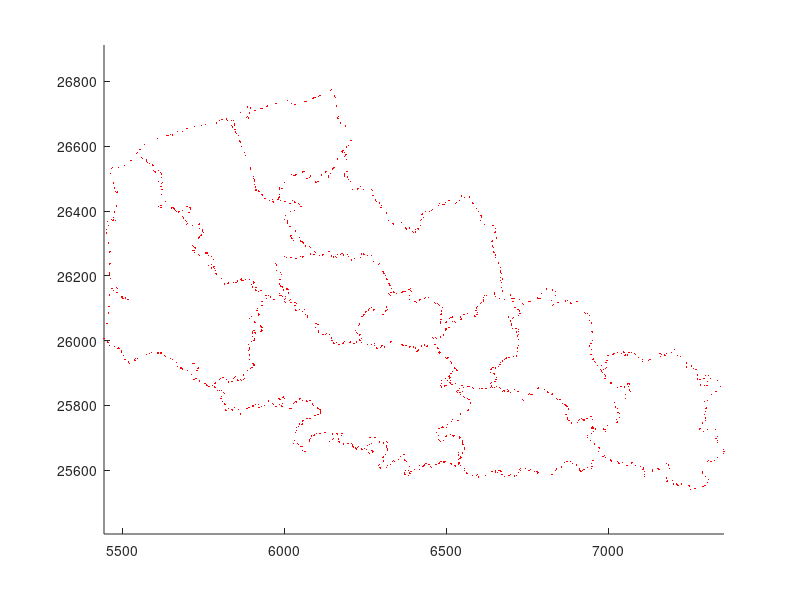

Reproduce this figure in MATLAB.
SS11=[
6178.72		26584.54	
6180.21		26581.03	
6187.69		26580.05	
6191.03		26573.67	
6189.14		26570.36	
6185.90		26568.33	
6164.83		26560.39	
6153.46		26534.34	
6150.80		26531.87	
6148.05		26529.11	
6144.41		26514.55	
6137.31		26505.26	
6135.85		26508.82	
6129.20		26522.60	
6126.57		26520.08	
6115.50		26511.29	
6106.94		26491.33	
6103.73		26491.03	
6098.27		26487.73	
6096.64		26491.33	
6082.54		26510.18	
6081.58		26507.92	
6080.48		26505.72	
6078.28		26502.46	
6070.94		26500.64	
6061.49		26522.21	
6057.92		26520.51	
6039.44		26513.69	
6036.33		26511.62	
6033.38		26509.33	
6029.81		26510.87	
6022.33		26512.70	
5996.64		26495.51	
6000.08		26488.46	
5993.52		26474.21	
5994.24		26470.34	
5991.34		26470.63	
5985.57		26471.39	
5986.11		26468.02	
5986.22		26451.45	
5985.82		26446.02	
5986.27		26443.28	
5983.27		26440.96	
5983.11		26437.17	
5980.64		26434.77	
5966.12		26425.84	
5965.91		26429.48	
5965.45		26436.75	
5955.59		26432.77	
5942.27		26438.12	
5939.60		26439.91	
5933.75		26447.59	
5931.70		26450.40	
5922.43		26460.22	
5919.57		26462.51	
5913.05		26463.27	
5912.74		26466.66	
5911.60		26473.29	
5912.53		26476.66	
5908.93		26482.61	
5909.70		26492.84	
5907.99		26496.38	
5905.49		26499.40	
5906.19		26506.95	
5896.70		26527.29	
5896.86		26531.13	
5895.76		26534.78	
5880.44		26572.50	
5879.47		26576.08	
5878.80		26579.73	
5869.49		26599.43	
5865.43		26613.43	
5862.83		26616.07	
5858.53		26633.50	
5853.16		26638.31	
5851.15		26641.38	
5849.43		26644.44	
5848.73		26651.39	
5840.02		26657.06	
5840.87		26660.67	
5838.14		26663.51	
5825.95		26678.66	
5810.84		26682.07	
5822.01		26684.14	
5836.14		26680.51	
5845.71		26668.77	
5847.93		26665.69	
5842.63		26680.34	
5866.34		26704.64	
5886.38		26691.94	
5883.47		26689.45	
5889.82		26687.21	
5892.92		26702.37	
5897.70		26708.57	
5897.00		26716.10	
5886.51		26721.24	
5897.35		26720.48	
5909.96		26710.72	
5928.59		26716.08	
5932.28		26717.57	
5945.69		26723.08	
5949.18		26724.09	
5972.16		26730.52	
5976.04		26731.40	
6009.78		26741.69	
6021.87		26731.93	
6033.33		26729.17	
6063.72		26737.24	
6067.37		26738.72	
6088.16		26747.39	
6091.68		26748.69	
6093.92		26749.35	
6096.14		26750.05	
6107.11		26754.71	
6110.77		26756.26	
6144.00		26772.57	
6147.22		26774.41	
6155.23		26756.54	
6156.54		26752.85	
6158.14		26749.27	
6161.45		26726.08	
6162.10		26722.33	
6168.17		26692.50	
6166.05		26689.34	
6165.87		26685.68	
6173.05		26672.07	
6190.07		26662.45	
6206.59		26618.36	
6198.24		26602.50	
6192.06		26597.89	
6182.06		26586.40	
6178.72		26584.54	
6569.28		25788.41	
6568.33		25784.96	
6565.06		25783.37	
6545.58		25774.35	
6545.64		25770.65	
6539.21		25753.77	
6535.99		25752.87	
6519.63		25755.83	
6517.84		25749.22	
6503.80		25740.01	
6502.88		25736.67	
6500.67		25730.91	
6493.78		25730.24	
6490.96		25731.26	
6488.67		25733.20	
6485.65		25731.74	
6480.59		25727.53	
6477.65		25729.15	
6471.30		25715.72	
6476.87		25706.64	
6475.64		25695.65	
6480.91		25690.71	
6482.94		25687.58	
6492.94		25691.66	
6500.11		25704.26	
6501.68		25707.55	
6512.49		25709.68	
6519.91		25707.54	
6523.37		25705.69	
6526.98		25708.04	
6540.53		25702.61	
6543.95		25701.18	
6542.28		25697.97	
6549.63		25690.20	
6550.05		25686.60	
6551.02		25682.88	
6550.35		25679.09	
6553.94		25679.29	
6556.53		25669.04	
6557.26		25665.51	
6549.98		25652.72	
6539.30		25653.96	
6538.52		25646.59	
6543.75		25641.59	
6546.08		25638.72	
6542.94		25636.93	
6537.33		25633.95	
6537.45		25624.06	
6540.61		25622.30	
6538.53		25619.12	
6529.39		25612.79	
6527.31		25615.51	
6517.72		25618.85	
6514.57		25620.54	
6497.65		25626.07	
6494.67		25625.26	
6493.74		25622.32	
6491.58		25625.31	
6484.42		25626.58	
6480.77		25622.72	
6477.81		25620.89	
6471.50		25617.97	
6467.86		25616.70	
6455.57		25607.76	
6453.38		25610.33	
6448.51		25617.48	
6445.55		25618.56	
6439.60		25620.63	
6435.79		25620.24	
6432.89		25617.73	
6431.97		25614.23	
6429.23		25611.87	
6426.27		25610.50	
6418.67		25615.53	
6416.51		25600.97	
6401.54		25601.99	
6391.92		25595.96	
6386.96		25591.24	
6389.01		25588.50	
6383.73		25584.62	
6373.09		25587.35	
6372.39		25590.11	
6370.67		25593.54	
6375.56		25598.60	
6382.75		25600.07	
6387.28		25610.44	
6378.81		25627.87	
6375.97		25628.65	
6373.05		25629.02	
6371.75		25632.67	
6372.00		25647.95	
6368.25		25648.03	
6359.42		25641.21	
6354.77		25631.33	
6352.22		25634.06	
6339.92		25627.56	
6337.54		25630.43	
6335.42		25627.35	
6329.37		25617.91	
6328.52		25616.56	
6318.78		25614.61	
6315.10		25608.40	
6298.22		25605.55	
6295.83		25608.43	
6291.11		25614.07	
6293.63		25616.45	
6306.39		25628.18	
6305.15		25631.32	
6304.29		25637.95	
6306.79		25640.69	
6313.96		25648.97	
6319.17		25662.24	
6317.89		25668.27	
6316.47		25671.50	
6316.70		25674.81	
6318.37		25684.57	
6316.24		25687.47	
6306.16		25683.79	
6295.89		25686.28	
6294.17		25689.29	
6281.77		25700.76	
6278.38		25701.30	
6265.44		25701.31	
6270.11		25683.24	
6262.93		25680.42	
6258.72		25674.70	
6271.44		25660.89	
6274.15		25658.14	
6271.79		25655.59	
6263.33		25650.68	
6261.38		25653.92	
6254.48		25662.94	
6247.87		25666.27	
6240.49		25664.66	
6238.42		25667.40	
6229.32		25672.02	
6227.44		25669.51	
6222.91		25665.46	
6220.63		25668.32	
6214.45		25671.67	
6212.19		25674.23	
6210.75		25677.33	
6210.80		25679.74	
6207.95		25682.02	
6197.18		25682.84	
6183.70		25678.84	
6182.13		25681.68	
6171.33		25686.35	
6169.41		25688.72	
6166.78		25694.22	
6166.98		25696.67	
6176.52		25707.33	
6179.10		25713.15	
6176.04		25713.90	
6172.52		25715.07	
6166.03		25711.55	
6163.37		25714.09	
6153.81		25717.91	
6150.26		25711.65	
6151.60		25697.98	
6149.56		25694.74	
6140.28		25688.21	
6127.76		25716.86	
6124.24		25716.77	
6110.68		25713.31	
6099.87		25712.40	
6095.16		25708.80	
6092.01		25706.66	
6084.89		25706.04	
6084.62		25703.11	
6081.28		25698.48	
6079.45		25693.31	
6078.53		25690.72	
6077.17		25687.12	
6066.76		25658.12	
6063.21		25657.54	
6058.05		25661.67	
6055.89		25671.99	
6052.31		25672.61	
6043.62		25678.50	
6041.82		25682.61	
6027.90		25681.56	
6031.00		25692.63	
6035.07		25715.17	
6039.53		25721.22	
6038.21		25732.74	
6044.63		25734.11	
6046.71		25740.35	
6047.78		25743.46	
6053.19		25741.69	
6055.84		25742.76	
6056.56		25749.24	
6056.05		25752.72	
6060.35		25754.43	
6070.47		25759.99	
6077.94		25759.58	
6081.79		25758.78	
6095.24		25768.69	
6098.27		25770.10	
6103.50		25772.99	
6106.48		25773.11	
6111.28		25775.74	
6113.85		25776.71	
6113.15		25779.45	
6113.39		25782.27	
6111.62		25785.55	
6108.99		25788.18	
6106.33		25791.44	
6102.87		25791.80	
6091.45		25798.59	
6088.00		25804.51	
6085.98		25807.15	
6082.59		25816.38	
6078.93		25815.41	
6071.72		25813.08	
6068.27		25813.64	
6057.82		25814.22	
6050.39		25820.89	
6047.23		25819.69	
6037.86		25810.26	
6034.56		25810.98	
6031.76		25809.97	
6030.27		25806.77	
6022.39		25791.59	
6018.03		25790.54	
6000.10		25821.64	
5998.80		25823.95	
5997.40		25826.20	
5994.54		25824.13	
5984.46		25821.01	
5985.52		25817.64	
5988.78		25819.24	
5996.27		25806.86	
5993.29		25797.25	
5991.91		25800.41	
5987.05		25803.99	
5975.11		25797.10	
5971.70		25797.94	
5967.24		25803.36	
5965.13		25806.46	
5952.00		25813.48	
5940.60		25799.05	
5930.81		25797.38	
5924.42		25794.55	
5921.97		25792.30	
5919.86		25802.06	
5912.26		25802.07	
5905.88		25798.28	
5902.33		25799.65	
5902.03		25796.57	
5893.62		25793.54	
5890.57		25793.93	
5887.01		25790.89	
5883.29		25791.57	
5866.42		25772.15	
5864.43		25775.32	
5860.66		25785.57	
5858.44		25788.29	
5846.57		25794.32	
5841.28		25786.07	
5838.23		25787.89	
5828.48		25790.30	
5820.64		25784.07	
5820.02		25787.65	
5819.19		25801.85	
5816.89		25804.59	
5808.42		25813.17	
5808.06		25819.73	
5805.11		25821.38	
5805.63		25828.20	
5815.17		25837.26	
5813.38		25839.97	
5805.61		25844.97	
5801.78		25844.71	
5794.38		25846.29	
5786.62		25854.44	
5784.13		25856.83	
5778.41		25860.59	
5785.95		25866.47	
5788.12		25869.01	
5800.88		25880.20	
5803.95		25881.79	
5809.49		25885.63	
5812.86		25885.44	
5823.25		25880.75	
5827.59		25874.48	
5828.99		25870.92	
5837.45		25873.72	
5840.36		25874.48	
5843.11		25883.69	
5847.69		25887.14	
5850.73		25888.61	
5856.83		25878.19	
5859.20		25876.03	
5865.49		25879.11	
5868.66		25877.49	
5876.02		25881.08	
5877.98		25883.50	
5875.48		25893.80	
5886.18		25908.47	
5895.84		25913.02	
5900.45		25916.23	
5903.25		25916.29	
5907.18		25922.50	
5906.88		25926.23	
5904.00		25928.71	
5891.75		25942.51	
5893.95		25954.14	
5893.00		25957.33	
5889.93		25969.85	
5892.70		25971.76	
5892.05		25973.31	
5892.19		25977.02	
5890.55		25987.93	
5899.98		25998.19	
5906.74		26000.69	
5910.03		26002.17	
5908.64		26005.13	
5902.67		26012.04	
5901.34		26022.72	
5901.81		26026.52	
5906.82		26030.87	
5910.17		26024.85	
5912.33		26022.16	
5928.69		26028.80	
5931.52		26031.08	
5929.66		26033.93	
5932.69		26039.72	
5930.47		26042.30	
5927.78		26045.20	
5912.28		26057.12	
5908.53		26057.61	
5894.35		26069.25	
5899.83		26074.06	
5907.09		26072.60	
5920.71		26077.73	
5923.05		26080.62	
5920.61		26083.25	
5916.22		26092.90	
5918.14		26099.61	
5930.27		26108.55	
5933.92		26109.53	
5931.89		26120.13	
5946.31		26131.20	
5946.79		26138.49	
5950.85		26139.99	
5957.37		26135.98	
5958.92		26132.47	
5966.34		26127.38	
5969.19		26126.35	
5986.55		26138.40	
5990.03		26139.19	
5986.71		26145.58	
5998.58		26153.61	
5998.55		26157.22	
6007.38		26159.18	
6010.23		26160.26	
6012.23		26157.25	
6013.65		26146.87	
5995.83		26135.14	
6005.36		26135.33	
6003.41		26128.98	
6001.10		26126.46	
6002.46		26120.10	
6004.86		26117.75	
6017.14		26124.11	
6019.44		26126.91	
6021.27		26116.75	
6031.44		26117.73	
6034.97		26117.70	
6037.03		26115.83	
6038.38		26113.39	
6033.73		26108.49	
6033.87		26094.70	
6036.81		26092.52	
6047.27		26095.66	
6058.18		26094.50	
6058.11		26090.84	
6062.42		26095.50	
6064.98		26080.80	
6071.08		26076.36	
6072.39		26072.76	
6073.24		26071.70	
6079.96		26070.10	
6098.60		26052.21	
6106.05		26050.76	
6103.48		26048.90	
6098.04		26041.44	
6107.30		26030.14	
6106.90		26026.46	
6119.57		26019.76	
6122.68		26017.85	
6128.24		26020.05	
6131.00		26021.40	
6139.62		26019.25	
6145.49		26009.29	
6147.33		26005.82	
6147.28		26000.41	
6147.68		26000.56	
6153.17		25992.90	
6155.79		25991.14	
6162.88		25992.94	
6168.53		25988.48	
6172.02		25987.08	
6181.38		25990.45	
6184.20		25992.34	
6185.61		25996.26	
6200.55		25995.39	
6203.88		25993.44	
6204.83		25995.98	
6215.35		25991.96	
6218.71		25990.18	
6222.44		25993.98	
6223.87		25996.39	
6224.67		25995.79	
6231.40		26002.36	
6234.44		26000.65	
6239.68		25995.01	
6257.73		25988.74	
6269.21		25988.17	
6279.98		25992.02	
6278.73		25985.94	
6284.35		25977.50	
6286.99		25975.29	
6296.94		25978.48	
6301.40		25983.37	
6304.87		25983.80	
6310.23		25980.45	
6327.74		25995.50	
6330.32		25998.42	
6361.88		25989.05	
6365.02		25987.88	
6366.79		25985.04	
6376.41		25985.29	
6385.67		25982.72	
6387.84		25980.27	
6391.39		25980.38	
6397.70		25983.31	
6399.46		25980.19	
6405.41		25976.88	
6410.26		25967.34	
6413.27		25969.53	
6416.28		25971.70	
6424.92		25981.23	
6422.79		25983.72	
6434.06		25986.42	
6438.29		25982.48	
6441.18		25982.46	
6443.66		25985.08	
6464.88		25986.96	
6468.48		25987.16	
6474.07		25978.45	
6474.89		25975.09	
6478.87		25965.78	
6478.24		25962.41	
6480.41		25961.64	
6482.60		25962.36	
6498.22		25947.92	
6500.82		25945.37	
6503.65		25946.33	
6506.43		25947.42	
6514.71		25935.89	
6516.85		25932.99	
6516.35		25928.68	
6526.63		25915.62	
6529.91		25914.65	
6532.04		25911.95	
6534.02		25909.14	
6531.06		25906.75	
6520.23		25904.63	
6515.23		25898.98	
6509.67		25892.04	
6507.61		25889.52	
6510.49		25887.45	
6513.07		25885.01	
6511.13		25882.58	
6513.07		25876.69	
6505.37		25877.55	
6499.48		25882.42	
6484.62		25878.10	
6485.29		25867.42	
6482.61		25860.47	
6484.88		25858.45	
6487.22		25856.52	
6495.16		25859.70	
6499.84		25862.22	
6510.04		25870.96	
6512.82		25868.93	
6514.97		25866.54	
6517.97		25865.37	
6518.22		25865.07	
6529.13		25868.01	
6547.01		25862.58	
6550.68		25861.75	
6555.04		25856.36	
6549.37		25844.09	
6541.67		25851.03	
6539.85		25847.88	
6537.03		25846.18	
6531.39		25842.97	
6536.35		25840.92	
6543.32		25839.57	
6545.48		25832.93	
6553.84		25826.54	
6556.02		25823.73	
6567.28		25820.69	
6570.80		25818.97	
6574.75		25809.98	
6576.40		25807.04	
6569.28		25788.41	
6681.15		26127.94	
6665.89		26128.86	
6653.05		26136.93	
6650.56		26143.96	
6650.67		26147.85	
6625.79		26138.19	
6618.33		26138.99	
6614.79		26132.76	
6614.87		26125.52	
6615.26		26122.33	
6610.24		26118.35	
6607.85		26116.20	
6605.08		26114.10	
6595.52		26104.28	
6594.04		26100.68	
6591.98		26093.17	
6596.51		26087.95	
6595.35		26080.69	
6590.90		26074.83	
6587.30		26075.87	
6566.30		26082.80	
6555.73		26081.36	
6552.67		26079.36	
6543.99		26073.17	
6546.86		26066.48	
6543.51		26066.25	
6530.42		26056.77	
6527.16		26058.14	
6520.45		26060.15	
6519.41		26073.16	
6516.89		26071.39	
6513.95		26070.50	
6510.53		26069.02	
6501.82		26057.38	
6499.68		26054.72	
6493.45		26057.50	
6483.83		26054.33	
6484.10		26058.07	
6484.02		26065.55	
6477.98		26069.81	
6484.22		26080.91	
6485.90		26083.79	
6484.35		26088.80	
6486.85		26091.71	
6489.13		26101.35	
6479.49		26108.19	
6477.69		26110.95	
6474.86		26113.43	
6467.62		26115.21	
6464.48		26117.63	
6446.49		26133.00	
6436.52		26131.95	
6433.39		26130.27	
6419.63		26127.25	
6416.73		26124.93	
6407.81		26118.28	
6405.66		26120.05	
6404.00		26122.29	
6401.76		26119.55	
6387.80		26126.96	
6387.17		26138.03	
6392.69		26151.73	
6391.13		26155.11	
6391.04		26160.32	
6387.88		26158.42	
6385.03		26156.93	
6373.40		26151.41	
6369.88		26150.79	
6366.38		26150.06	
6362.51		26149.26	
6346.94		26146.60	
6339.53		26149.36	
6336.87		26150.12	
6332.01		26147.96	
6328.51		26149.07	
6330.21		26159.55	
6326.78		26169.57	
6325.26		26172.77	
6323.91		26176.17	
6317.70		26189.40	
6316.22		26192.61	
6311.64		26202.18	
6308.55		26207.72	
6307.18		26210.60	
6305.54		26213.87	
6294.41		26236.90	
6291.35		26235.06	
6276.32		26244.57	
6270.93		26261.84	
6256.41		26261.52	
6246.53		26265.91	
6245.66		26269.58	
6238.99		26267.23	
6236.39		26257.19	
6218.33		26254.03	
6208.53		26248.85	
6198.40		26259.01	
6196.39		26266.13	
6182.28		26263.98	
6181.54		26267.43	
6176.17		26269.89	
6174.30		26266.82	
6164.49		26264.94	
6161.54		26255.92	
6159.69		26259.30	
6152.51		26258.21	
6145.56		26261.22	
6140.09		26275.08	
6136.37		26276.08	
6120.75		26265.84	
6117.31		26264.20	
6109.93		26263.92	
6096.90		26271.56	
6094.71		26274.79	
6081.02		26288.09	
6077.65		26289.94	
6066.40		26291.80	
6060.25		26301.52	
6056.42		26301.87	
6055.27		26305.88	
6051.81		26307.55	
6046.23		26317.57	
6029.77		26308.64	
6024.70		26314.40	
6022.43		26316.93	
6019.14		26322.82	
6021.72		26325.52	
6035.14		26338.36	
6021.15		26350.53	
6021.15		26350.73	
6018.23		26352.33	
6011.98		26360.00	
6010.13		26362.85	
6009.91		26369.54	
6002.25		26374.13	
6004.03		26385.31	
6019.19		26397.43	
6032.27		26401.25	
6053.02		26414.37	
6049.94		26414.85	
6047.96		26419.83	
6045.38		26422.45	
6035.38		26426.39	
6031.78		26427.68	
6026.73		26432.52	
6020.66		26424.10	
6016.84		26424.00	
6002.87		26430.15	
5987.67		26431.86	
5983.11		26437.17	
5983.27		26440.96	
5986.27		26443.28	
5985.82		26446.02	
5986.22		26451.45	
5986.11		26468.02	
5985.57		26471.39	
5991.34		26470.63	
5994.24		26470.34	
5993.52		26474.21	
6000.08		26488.46	
5996.64		26495.51	
6022.33		26512.70	
6029.81		26510.87	
6033.38		26509.33	
6036.33		26511.62	
6039.44		26513.69	
6057.92		26520.51	
6061.49		26522.21	
6070.94		26500.64	
6078.28		26502.46	
6080.48		26505.72	
6081.58		26507.92	
6082.54		26510.18	
6096.64		26491.33	
6098.27		26487.73	
6103.73		26491.03	
6106.94		26491.33	
6115.50		26511.29	
6126.57		26520.08	
6129.20		26522.60	
6135.85		26508.82	
6137.31		26505.26	
6144.41		26514.55	
6148.05		26529.11	
6150.80		26531.87	
6153.46		26534.34	
6164.83		26560.39	
6185.90		26568.33	
6189.14		26570.36	
6192.13		26559.15	
6191.09		26532.72	
6194.03		26522.70	
6187.51		26514.13	
6185.42		26511.17	
6185.40		26507.30	
6196.36		26504.93	
6198.06		26497.39	
6203.60		26492.02	
6210.87		26466.06	
6227.38		26468.16	
6230.17		26470.07	
6235.70		26475.39	
6244.19		26467.50	
6270.82		26465.53	
6273.48		26462.70	
6274.58		26447.35	
6282.28		26433.90	
6284.23		26430.52	
6293.85		26427.04	
6295.40		26423.90	
6300.13		26417.97	
6299.15		26410.46	
6315.17		26394.00	
6321.81		26371.55	
6334.54		26362.46	
6337.48		26359.85	
6362.42		26365.38	
6375.89		26347.64	
6377.86		26344.46	
6387.82		26347.86	
6397.01		26336.72	
6399.36		26333.88	
6406.08		26335.12	
6405.42		26342.36	
6411.22		26345.38	
6414.79		26344.60	
6420.20		26354.60	
6420.23		26369.71	
6425.07		26375.06	
6429.58		26379.27	
6425.30		26389.02	
6427.03		26392.15	
6435.43		26399.44	
6449.50		26397.81	
6455.00		26402.76	
6457.46		26405.57	
6476.18		26417.86	
6479.90		26424.09	
6490.35		26420.62	
6494.09		26420.34	
6497.86		26426.42	
6507.07		26431.61	
6510.58		26432.26	
6529.74		26423.72	
6532.88		26425.43	
6541.65		26432.82	
6548.24		26446.37	
6557.88		26440.59	
6572.94		26443.13	
6581.06		26426.63	
6583.39		26423.56	
6592.66		26406.76	
6599.71		26397.84	
6605.66		26386.63	
6608.38		26384.56	
6610.39		26381.24	
6605.26		26371.15	
6618.57		26357.88	
6644.92		26355.18	
6652.42		26346.45	
6653.22		26335.09	
6649.54		26333.83	
6655.51		26316.98	
6642.88		26309.92	
6641.66		26306.47	
6643.42		26292.99	
6643.96		26289.49	
6646.64		26287.33	
6645.93		26275.17	
6648.11		26272.50	
6652.41		26266.90	
6653.92		26263.68	
6652.18		26256.72	
6662.67		26242.17	
6662.92		26238.52	
6668.27		26225.98	
6667.21		26215.52	
6666.92		26212.01	
6670.91		26205.97	
6668.46		26195.38	
6673.17		26189.95	
6667.15		26185.91	
6670.91		26179.58	
6669.92		26165.08	
6675.32		26155.46	
6675.00		26151.79	
6699.61		26140.59	
6705.35		26130.48	
6701.90		26129.69	
6681.15		26127.94	
6037.98		26253.92	
6034.35		26252.91	
6021.24		26257.28	
6007.71		26256.90	
6001.55		26259.73	
5972.79		26238.94	
5975.20		26236.34	
5975.98		26232.79	
5977.85		26215.14	
5987.75		26211.51	
5990.73		26204.92	
5987.62		26188.84	
5985.88		26174.85	
5989.31		26168.72	
5992.79		26168.15	
5994.49		26165.50	
5998.55		26157.22	
5998.58		26153.61	
5986.71		26145.58	
5990.03		26139.19	
5986.55		26138.40	
5969.19		26126.35	
5966.34		26127.38	
5958.92		26132.47	
5957.37		26135.98	
5950.85		26139.99	
5946.79		26138.49	
5943.03		26138.75	
5928.31		26154.77	
5922.00		26152.14	
5912.87		26154.69	
5912.18		26158.04	
5913.07		26164.68	
5902.93		26165.49	
5901.08		26168.58	
5900.49		26172.13	
5904.94		26175.88	
5907.21		26178.16	
5905.36		26181.21	
5893.68		26188.23	
5879.87		26188.34	
5873.54		26185.78	
5870.50		26185.67	
5868.73		26190.69	
5867.98		26190.39	
5865.47		26187.61	
5855.00		26184.18	
5854.25		26180.51	
5850.95		26178.73	
5843.74		26179.89	
5829.36		26175.65	
5828.80		26178.41	
5825.70		26177.19	
5816.08		26174.60	
5806.10		26191.27	
5791.07		26203.25	
5789.63		26206.48	
5789.18		26216.59	
5784.32		26221.70	
5785.96		26228.25	
5782.14		26227.49	
5775.63		26223.20	
5774.95		26226.56	
5766.17		26231.40	
5775.78		26236.12	
5781.55		26249.64	
5776.55		26258.78	
5766.47		26263.56	
5763.60		26270.49	
5760.60		26270.64	
5758.44		26272.74	
5757.11		26269.44	
5738.95		26263.27	
5736.75		26266.46	
5722.19		26271.06	
5718.71		26277.94	
5721.80		26278.19	
5726.77		26285.51	
5725.10		26287.87	
5720.46		26291.32	
5718.57		26294.43	
5734.16		26313.78	
5736.29		26316.73	
5737.86		26320.09	
5743.45		26324.95	
5745.96		26326.65	
5750.01		26334.52	
5748.76		26338.08	
5748.86		26341.84	
5739.02		26346.94	
5739.14		26357.27	
5738.08		26362.08	
5735.84		26359.14	
5718.18		26354.95	
5701.20		26361.75	
5698.30		26359.46	
5698.20		26366.83	
5695.81		26369.84	
5690.78		26375.29	
5689.10		26378.69	
5687.37		26382.06	
5706.10		26395.98	
5712.45		26405.72	
5711.16		26409.42	
5708.99		26411.91	
5703.05		26412.58	
5699.51		26413.56	
5685.81		26401.37	
5675.79		26397.29	
5672.86		26396.85	
5667.72		26397.94	
5663.71		26401.90	
5662.30		26404.98	
5660.43		26407.81	
5658.16		26409.87	
5655.54		26411.46	
5652.24		26409.60	
5626.15		26406.50	
5619.66		26410.40	
5617.42		26411.91	
5613.05		26414.91	
5619.74		26417.20	
5634.34		26430.36	
5635.44		26433.76	
5621.94		26451.23	
5625.61		26465.33	
5622.83		26467.08	
5617.74		26475.10	
5621.27		26475.62	
5622.59		26486.08	
5624.90		26488.83	
5611.47		26492.33	
5620.80		26503.01	
5622.32		26512.83	
5621.28		26516.24	
5618.96		26519.26	
5613.09		26524.06	
5602.50		26520.39	
5599.73		26523.00	
5596.99		26525.83	
5595.62		26540.64	
5593.48		26543.48	
5583.72		26545.78	
5578.58		26550.56	
5576.22		26554.51	
5574.73		26557.76	
5561.68		26563.08	
5560.53		26566.46	
5546.09		26581.97	
5553.05		26589.03	
5555.46		26591.29	
5569.25		26605.11	
5582.80		26613.20	
5607.71		26625.14	
5638.33		26632.71	
5642.15		26633.72	
5649.61		26636.32	
5655.20		26634.68	
5669.86		26646.34	
5685.33		26644.98	
5697.70		26654.44	
5701.39		26655.89	
5722.52		26661.86	
5740.47		26662.60	
5744.04		26663.51	
5758.48		26668.08	
5792.14		26671.86	
5799.70		26679.85	
5807.09		26681.55	
5810.84		26682.07	
5825.95		26678.66	
5838.14		26663.51	
5840.87		26660.67	
5840.02		26657.06	
5848.73		26651.39	
5849.43		26644.44	
5851.15		26641.38	
5853.16		26638.31	
5858.53		26633.50	
5862.83		26616.07	
5865.43		26613.43	
5869.49		26599.43	
5878.80		26579.73	
5879.47		26576.08	
5880.44		26572.50	
5895.76		26534.78	
5896.86		26531.13	
5896.70		26527.29	
5906.19		26506.95	
5905.49		26499.40	
5907.99		26496.38	
5909.70		26492.84	
5908.93		26482.61	
5912.53		26476.66	
5911.60		26473.29	
5912.74		26466.66	
5913.05		26463.27	
5919.57		26462.51	
5922.43		26460.22	
5931.70		26450.40	
5933.75		26447.59	
5939.60		26439.91	
5942.27		26438.12	
5955.59		26432.77	
5965.45		26436.75	
5965.91		26429.48	
5966.12		26425.84	
5980.64		26434.77	
5983.11		26437.17	
5987.67		26431.86	
6002.87		26430.15	
6016.84		26424.00	
6020.66		26424.10	
6026.73		26432.52	
6031.78		26427.68	
6035.38		26426.39	
6045.38		26422.45	
6047.96		26419.83	
6049.94		26414.85	
6053.02		26414.37	
6032.27		26401.25	
6019.19		26397.43	
6004.03		26385.31	
6002.25		26374.13	
6009.91		26369.54	
6010.13		26362.85	
6011.98		26360.00	
6018.23		26352.33	
6021.15		26350.73	
6021.15		26350.53	
6035.14		26338.36	
6021.72		26325.52	
6019.14		26322.82	
6022.43		26316.93	
6024.70		26314.40	
6029.77		26308.64	
6046.23		26317.57	
6051.81		26307.55	
6055.27		26305.88	
6056.42		26301.87	
6060.25		26301.52	
6066.40		26291.80	
6077.65		26289.94	
6081.02		26288.09	
6094.71		26274.79	
6096.90		26271.56	
6093.09		26266.30	
6089.51		26264.80	
6082.23		26267.09	
6060.28		26259.58	
6057.15		26258.10	
6050.55		26259.55	
6037.98		26253.92	
5918.14		26099.61	
5916.22		26092.90	
5920.61		26083.25	
5923.05		26080.62	
5920.71		26077.73	
5907.09		26072.60	
5899.83		26074.06	
5894.35		26069.25	
5908.53		26057.61	
5912.28		26057.12	
5927.78		26045.20	
5930.47		26042.30	
5932.69		26039.72	
5929.66		26033.93	
5931.52		26031.08	
5928.69		26028.80	
5912.33		26022.16	
5910.17		26024.85	
5906.82		26030.87	
5901.81		26026.52	
5901.34		26022.72	
5902.67		26012.04	
5908.64		26005.13	
5910.03		26002.17	
5906.74		26000.69	
5899.98		25998.19	
5890.55		25987.93	
5892.19		25977.02	
5892.05		25973.31	
5892.70		25971.76	
5889.93		25969.85	
5893.00		25957.33	
5893.95		25954.14	
5891.75		25942.51	
5904.00		25928.71	
5906.88		25926.23	
5907.18		25922.50	
5903.25		25916.29	
5900.45		25916.23	
5895.84		25913.02	
5886.18		25908.47	
5875.48		25893.80	
5877.98		25883.50	
5876.02		25881.08	
5868.66		25877.49	
5865.49		25879.11	
5859.20		25876.03	
5856.83		25878.19	
5850.73		25888.61	
5847.69		25887.14	
5843.11		25883.69	
5840.36		25874.48	
5837.45		25873.72	
5828.99		25870.92	
5827.59		25874.48	
5823.25		25880.75	
5812.86		25885.44	
5809.49		25885.63	
5803.95		25881.79	
5800.88		25880.20	
5788.12		25869.01	
5785.95		25866.47	
5778.41		25860.59	
5768.13		25858.87	
5761.98		25861.59	
5760.12		25863.88	
5755.51		25867.55	
5738.13		25875.14	
5731.12		25884.13	
5728.14		25883.10	
5723.59		25879.39	
5720.95		25881.12	
5712.83		25894.15	
5731.22		25907.67	
5734.17		25914.83	
5734.47		25918.36	
5721.59		25929.86	
5717.97		25928.97	
5702.43		25908.90	
5687.73		25909.81	
5687.54		25912.69	
5683.77		25915.22	
5680.06		25915.12	
5671.00		25920.38	
5666.64		25933.48	
5654.56		25940.91	
5654.26		25942.97	
5650.42		25943.76	
5633.07		25951.33	
5630.69		25953.51	
5620.85		25961.79	
5617.81		25961.75	
5611.78		25961.69	
5608.13		25961.93	
5590.34		25964.24	
5585.46		25959.20	
5574.95		25956.45	
5567.55		25949.05	
5564.34		25946.73	
5548.81		25943.86	
5542.36		25939.28	
5540.75		25943.78	
5539.32		25940.20	
5522.83		25930.37	
5519.07		25931.20	
5520.55		25934.62	
5511.55		25940.57	
5507.90		25940.90	
5504.48		25954.39	
5497.62		25964.89	
5498.77		25967.91	
5491.49		25975.99	
5487.74		25976.92	
5484.57		25975.00	
5475.57		25981.18	
5461.56		25984.35	
5456.29		25993.99	
5454.97		25997.45	
5443.98		26006.90	
5453.65		26052.70	
5457.19		26083.62	
5457.74		26087.47	
5459.39		26105.71	
5461.08		26141.00	
5466.51		26159.66	
5470.25		26160.46	
5473.85		26153.53	
5484.26		26148.08	
5498.36		26134.42	
5501.31		26131.83	
5503.03		26129.97	
5505.37		26128.97	
5516.03		26127.76	
5519.25		26126.12	
5520.51		26126.32	
5520.29		26127.23	
5510.26		26131.71	
5501.87		26134.40	
5486.60		26161.29	
5483.41		26163.58	
5463.50		26191.03	
5460.82		26205.90	
5462.20		26209.47	
5461.90		26234.77	
5462.14		26238.43	
5460.94		26271.57	
5462.72		26274.80	
5458.29		26299.00	
5458.40		26302.56	
5451.83		26330.43	
5451.93		26334.03	
5451.19		26341.92	
5458.08		26356.09	
5455.82		26367.38	
5468.06		26373.61	
5469.40		26370.11	
5472.50		26372.09	
5478.34		26369.76	
5474.29		26379.82	
5476.04		26394.43	
5475.25		26398.02	
5482.79		26415.47	
5482.47		26457.41	
5486.10		26458.66	
5479.52		26460.51	
5476.46		26470.38	
5475.52		26473.69	
5472.74		26485.90	
5471.90		26489.08	
5464.98		26515.54	
5467.10		26531.05	
5470.03		26533.66	
5489.43		26534.84	
5502.60		26538.64	
5505.91		26539.55	
5527.74		26556.27	
5543.75		26578.78	
5546.09		26581.97	
5560.53		26566.46	
5561.68		26563.08	
5574.73		26557.76	
5576.22		26554.51	
5578.58		26550.56	
5583.72		26545.78	
5593.48		26543.48	
5595.62		26540.64	
5596.99		26525.83	
5599.73		26523.00	
5602.50		26520.39	
5613.09		26524.06	
5618.96		26519.26	
5621.28		26516.24	
5622.32		26512.83	
5620.80		26503.01	
5611.47		26492.33	
5624.90		26488.83	
5622.59		26486.08	
5621.27		26475.62	
5617.74		26475.10	
5622.83		26467.08	
5625.61		26465.33	
5621.94		26451.23	
5635.44		26433.76	
5634.34		26430.36	
5619.74		26417.20	
5613.05		26414.91	
5617.42		26411.91	
5619.66		26410.40	
5626.15		26406.50	
5652.24		26409.60	
5655.54		26411.46	
5658.16		26409.87	
5660.43		26407.81	
5662.30		26404.98	
5663.71		26401.90	
5667.72		26397.94	
5672.86		26396.85	
5675.79		26397.29	
5685.81		26401.37	
5699.51		26413.56	
5703.05		26412.58	
5708.99		26411.91	
5711.16		26409.42	
5712.45		26405.72	
5706.10		26395.98	
5687.37		26382.06	
5689.10		26378.69	
5690.78		26375.29	
5695.81		26369.84	
5698.20		26366.83	
5698.30		26359.46	
5701.20		26361.75	
5718.18		26354.95	
5735.84		26359.14	
5738.08		26362.08	
5739.14		26357.27	
5739.02		26346.94	
5748.86		26341.84	
5748.76		26338.08	
5750.01		26334.52	
5745.96		26326.65	
5743.45		26324.95	
5737.86		26320.09	
5736.29		26316.73	
5734.16		26313.78	
5718.57		26294.43	
5720.46		26291.32	
5725.10		26287.87	
5726.77		26285.51	
5721.80		26278.19	
5718.71		26277.94	
5722.19		26271.06	
5736.75		26266.46	
5738.95		26263.27	
5757.11		26269.44	
5758.44		26272.74	
5760.60		26270.64	
5763.60		26270.49	
5766.47		26263.56	
5776.55		26258.78	
5781.55		26249.64	
5775.78		26236.12	
5766.17		26231.40	
5774.95		26226.56	
5775.63		26223.20	
5782.14		26227.49	
5785.96		26228.25	
5784.32		26221.70	
5789.18		26216.59	
5789.63		26206.48	
5791.07		26203.25	
5806.10		26191.27	
5816.08		26174.60	
5825.70		26177.19	
5828.80		26178.41	
5829.36		26175.65	
5843.74		26179.89	
5850.95		26178.73	
5854.25		26180.51	
5855.00		26184.18	
5865.47		26187.61	
5867.98		26190.39	
5868.73		26190.69	
5870.50		26185.67	
5873.54		26185.78	
5879.87		26188.34	
5893.68		26188.23	
5905.36		26181.21	
5907.21		26178.16	
5904.94		26175.88	
5900.49		26172.13	
5901.08		26168.58	
5902.93		26165.49	
5913.07		26164.68	
5912.18		26158.04	
5912.87		26154.69	
5922.00		26152.14	
5928.31		26154.77	
5943.03		26138.75	
5946.79		26138.49	
5946.31		26131.20	
5931.89		26120.13	
5933.92		26109.53	
5930.27		26108.55	
5918.14		26099.61	
6324.90		26141.70	
6327.70		26139.15	
6316.07		26103.53	
6318.28		26095.98	
6316.97		26093.11	
6313.84		26091.57	
6305.75		26080.39	
6302.41		26082.24	
6279.80		26096.02	
6276.68		26094.75	
6269.03		26101.24	
6264.67		26098.38	
6261.31		26094.91	
6259.40		26092.56	
6254.21		26090.85	
6251.92		26088.48	
6248.63		26081.10	
6245.78		26078.94	
6240.47		26074.14	
6232.85		26052.22	
6231.55		26048.49	
6229.04		26046.17	
6221.91		26038.79	
6220.67		26032.06	
6223.46		26025.37	
6225.97		26022.73	
6231.32		26020.44	
6233.95		26019.12	
6232.08		26015.91	
6238.31		26006.90	
6234.44		26000.65	
6231.40		26002.36	
6224.67		25995.79	
6223.87		25996.39	
6222.44		25993.98	
6218.71		25990.18	
6215.35		25991.96	
6204.83		25995.98	
6203.88		25993.44	
6200.55		25995.39	
6185.61		25996.26	
6184.20		25992.34	
6181.38		25990.45	
6172.02		25987.08	
6168.53		25988.48	
6162.88		25992.94	
6155.79		25991.14	
6153.17		25992.90	
6147.68		26000.56	
6147.28		26000.41	
6147.33		26005.82	
6145.49		26009.29	
6139.62		26019.25	
6131.00		26021.40	
6128.24		26020.05	
6122.68		26017.85	
6119.57		26019.76	
6106.90		26026.46	
6107.30		26030.14	
6098.04		26041.44	
6103.48		26048.90	
6106.05		26050.76	
6098.60		26052.21	
6079.96		26070.10	
6073.24		26071.70	
6072.39		26072.76	
6071.08		26076.36	
6064.98		26080.80	
6062.42		26095.50	
6058.11		26090.84	
6058.18		26094.50	
6047.27		26095.66	
6036.81		26092.52	
6033.87		26094.70	
6033.73		26108.49	
6038.38		26113.39	
6037.03		26115.83	
6034.97		26117.70	
6031.44		26117.73	
6021.27		26116.75	
6019.44		26126.91	
6017.14		26124.11	
6004.86		26117.75	
6002.46		26120.10	
6001.10		26126.46	
6003.41		26128.98	
6005.36		26135.33	
5995.83		26135.14	
6013.65		26146.87	
6012.23		26157.25	
6010.23		26160.26	
6007.38		26159.18	
5998.55		26157.22	
5994.49		26165.50	
5992.79		26168.15	
5989.31		26168.72	
5985.88		26174.85	
5987.62		26188.84	
5990.73		26204.92	
5987.75		26211.51	
5977.85		26215.14	
5975.98		26232.79	
5975.20		26236.34	
5972.79		26238.94	
6001.55		26259.73	
6007.71		26256.90	
6021.24		26257.28	
6034.35		26252.91	
6037.98		26253.92	
6050.55		26259.55	
6057.15		26258.10	
6060.28		26259.58	
6082.23		26267.09	
6089.51		26264.80	
6093.09		26266.30	
6096.90		26271.56	
6109.93		26263.92	
6117.31		26264.20	
6120.75		26265.84	
6136.37		26276.08	
6140.09		26275.08	
6145.56		26261.22	
6152.51		26258.21	
6159.69		26259.30	
6161.54		26255.92	
6164.49		26264.94	
6174.30		26266.82	
6176.17		26269.89	
6181.54		26267.43	
6182.28		26263.98	
6196.39		26266.13	
6198.40		26259.01	
6208.53		26248.85	
6218.33		26254.03	
6236.39		26257.19	
6238.99		26267.23	
6245.66		26269.58	
6246.53		26265.91	
6256.41		26261.52	
6270.93		26261.84	
6276.32		26244.57	
6291.35		26235.06	
6294.41		26236.90	
6305.54		26213.87	
6307.18		26210.60	
6308.55		26207.72	
6311.64		26202.18	
6316.22		26192.61	
6317.70		26189.40	
6323.91		26176.17	
6325.26		26172.77	
6326.78		26169.57	
6330.21		26159.55	
6328.51		26149.07	
6323.30		26144.71	
6324.90		26141.70	
6498.15		26034.19	
6500.16		26033.59	
6499.10		26030.03	
6493.54		26020.56	
6492.16		26017.18	
6483.25		26011.06	
6469.39		26007.42	
6466.72		26009.36	
6458.72		26010.61	
6461.16		26007.69	
6465.86		26001.83	
6468.48		25987.16	
6464.88		25986.96	
6443.66		25985.08	
6441.18		25982.46	
6438.29		25982.48	
6434.06		25986.42	
6422.79		25983.72	
6424.92		25981.23	
6416.28		25971.70	
6413.27		25969.53	
6410.26		25967.34	
6405.41		25976.88	
6399.46		25980.19	
6397.70		25983.31	
6391.39		25980.38	
6387.84		25980.27	
6385.67		25982.72	
6376.41		25985.29	
6366.79		25985.04	
6365.02		25987.88	
6361.88		25989.05	
6330.32		25998.42	
6327.74		25995.50	
6310.23		25980.45	
6304.87		25983.80	
6301.40		25983.37	
6296.94		25978.48	
6286.99		25975.29	
6284.35		25977.50	
6278.73		25985.94	
6279.98		25992.02	
6269.21		25988.17	
6257.73		25988.74	
6239.68		25995.01	
6234.44		26000.65	
6238.31		26006.90	
6232.08		26015.91	
6233.95		26019.12	
6231.32		26020.44	
6225.97		26022.73	
6223.46		26025.37	
6220.67		26032.06	
6221.91		26038.79	
6229.04		26046.17	
6231.55		26048.49	
6232.85		26052.22	
6240.47		26074.14	
6245.78		26078.94	
6248.63		26081.10	
6251.92		26088.48	
6254.21		26090.85	
6259.40		26092.56	
6261.31		26094.91	
6264.67		26098.38	
6269.03		26101.24	
6276.68		26094.75	
6279.80		26096.02	
6302.41		26082.24	
6305.75		26080.39	
6313.84		26091.57	
6316.97		26093.11	
6318.28		26095.98	
6316.07		26103.53	
6327.70		26139.15	
6324.90		26141.70	
6323.30		26144.71	
6328.51		26149.07	
6332.01		26147.96	
6336.87		26150.12	
6339.53		26149.36	
6346.94		26146.60	
6362.51		26149.26	
6366.38		26150.06	
6369.88		26150.79	
6373.40		26151.41	
6385.03		26156.93	
6387.88		26158.42	
6391.04		26160.32	
6391.13		26155.11	
6392.69		26151.73	
6387.17		26138.03	
6387.80		26126.96	
6401.76		26119.55	
6404.00		26122.29	
6405.66		26120.05	
6407.81		26118.28	
6416.73		26124.93	
6419.63		26127.25	
6433.39		26130.27	
6436.52		26131.95	
6446.49		26133.00	
6464.48		26117.63	
6467.62		26115.21	
6474.86		26113.43	
6477.69		26110.95	
6479.49		26108.19	
6489.13		26101.35	
6486.85		26091.71	
6484.35		26088.80	
6485.90		26083.79	
6484.22		26080.91	
6477.98		26069.81	
6484.02		26065.55	
6484.10		26058.07	
6483.83		26054.33	
6493.45		26057.50	
6499.68		26054.72	
6501.82		26057.38	
6509.02		26040.66	
6499.83		26037.45	
6498.15		26034.19	
6724.32		26002.57	
6723.73		25983.71	
6720.38		25976.93	
6721.62		25965.62	
6717.63		25954.79	
6717.16		25951.43	
6707.36		25951.89	
6695.53		25948.34	
6692.56		25947.58	
6686.47		25947.94	
6686.28		25944.92	
6683.36		25944.09	
6681.26		25941.83	
6673.49		25939.43	
6672.96		25936.18	
6667.74		25933.24	
6668.87		25926.81	
6665.17		25926.74	
6662.20		25920.95	
6652.69		25915.41	
6646.43		25916.95	
6643.68		25916.49	
6640.36		25912.05	
6638.32		25909.74	
6637.75		25900.58	
6647.77		25899.12	
6650.02		25896.42	
6655.02		25886.60	
6654.32		25879.27	
6654.11		25875.59	
6651.30		25873.64	
6639.19		25869.97	
6638.27		25866.51	
6641.64		25860.51	
6639.81		25857.43	
6636.64		25856.28	
6624.21		25851.75	
6620.47		25851.31	
6613.24		25853.36	
6609.68		25852.23	
6602.27		25851.26	
6598.64		25850.33	
6584.04		25852.77	
6581.63		25854.91	
6572.57		25858.28	
6568.76		25859.34	
6565.07		25859.45	
6550.68		25861.75	
6547.01		25862.58	
6529.13		25868.01	
6518.22		25865.07	
6517.97		25865.37	
6514.97		25866.54	
6512.82		25868.93	
6510.04		25870.96	
6499.84		25862.22	
6495.16		25859.70	
6487.22		25856.52	
6484.88		25858.45	
6482.61		25860.47	
6485.29		25867.42	
6484.62		25878.10	
6499.48		25882.42	
6505.37		25877.55	
6513.07		25876.69	
6511.13		25882.58	
6513.07		25885.01	
6510.49		25887.45	
6507.61		25889.52	
6509.67		25892.04	
6515.23		25898.98	
6520.23		25904.63	
6531.06		25906.75	
6534.02		25909.14	
6532.04		25911.95	
6529.91		25914.65	
6526.63		25915.62	
6516.35		25928.68	
6516.85		25932.99	
6514.71		25935.89	
6506.43		25947.42	
6503.65		25946.33	
6500.82		25945.37	
6498.22		25947.92	
6482.60		25962.36	
6480.41		25961.64	
6478.24		25962.41	
6478.87		25965.78	
6474.89		25975.09	
6474.07		25978.45	
6468.48		25987.16	
6465.86		26001.83	
6461.16		26007.69	
6458.72		26010.61	
6466.72		26009.36	
6469.39		26007.42	
6483.25		26011.06	
6492.16		26017.18	
6493.54		26020.56	
6499.10		26030.03	
6500.16		26033.59	
6498.15		26034.19	
6499.83		26037.45	
6509.02		26040.66	
6501.82		26057.38	
6510.53		26069.02	
6513.95		26070.50	
6516.89		26071.39	
6519.41		26073.16	
6520.45		26060.15	
6527.16		26058.14	
6530.42		26056.77	
6543.51		26066.25	
6546.86		26066.48	
6543.99		26073.17	
6552.67		26079.36	
6555.73		26081.36	
6566.30		26082.80	
6587.30		26075.87	
6590.90		26074.83	
6595.35		26080.69	
6596.51		26087.95	
6591.98		26093.17	
6594.04		26100.68	
6595.52		26104.28	
6605.08		26114.10	
6607.85		26116.20	
6610.24		26118.35	
6615.26		26122.33	
6614.87		26125.52	
6614.79		26132.76	
6618.33		26138.99	
6625.79		26138.19	
6650.67		26147.85	
6650.56		26143.96	
6653.05		26136.93	
6665.89		26128.86	
6681.15		26127.94	
6701.90		26129.69	
6705.35		26130.48	
6707.42		26130.08	
6709.51		26130.28	
6706.80		26120.71	
6712.85		26102.84	
6720.90		26094.81	
6724.47		26096.10	
6726.08		26093.47	
6727.52		26090.74	
6727.89		26083.26	
6723.19		26077.43	
6709.08		26072.41	
6708.22		26071.46	
6705.70		26069.15	
6692.94		26072.72	
6698.93		26063.29	
6700.10		26059.74	
6701.55		26051.03	
6700.86		26047.67	
6705.23		26038.41	
6714.92		26038.40	
6717.58		26036.86	
6722.38		26033.18	
6723.93		26028.57	
6717.52		26026.47	
6722.44		26019.49	
6721.02		26016.80	
6720.62		26016.60	
6720.42		26012.77	
6724.32		26002.57	
6992.96		25719.54	
6990.36		25725.95	
6986.83		25727.09	
6961.01		25726.95	
6954.64		25730.24	
6952.40		25727.49	
6950.99		25728.59	
6949.99		25731.71	
6951.70		25734.50	
6952.67		25755.94	
6947.87		25765.60	
6944.94		25764.50	
6936.84		25759.75	
6933.79		25760.40	
6928.63		25757.30	
6926.25		25754.82	
6923.87		25752.35	
6922.88		25755.89	
6917.81		25759.47	
6911.75		25755.61	
6909.45		25752.96	
6904.73		25747.75	
6897.91		25749.05	
6888.30		25745.26	
6885.98		25747.69	
6881.74		25752.76	
6878.39		25752.43	
6876.36		25754.86	
6874.23		25757.19	
6874.15		25760.96	
6870.19		25771.42	
6876.48		25786.16	
6878.56		25788.79	
6876.88		25790.98	
6874.76		25796.06	
6872.71		25797.06	
6870.66		25799.40	
6868.25		25801.37	
6865.66		25803.71	
6859.41		25806.81	
6851.54		25818.16	
6843.47		25817.87	
6840.54		25820.37	
6829.11		25835.00	
6826.10		25833.69	
6816.39		25840.52	
6814.13		25839.52	
6812.38		25842.90	
6804.06		25850.24	
6785.59		25853.41	
6782.31		25851.88	
6765.95		25833.24	
6762.61		25833.64	
6756.48		25835.85	
6753.67		25833.05	
6738.29		25814.97	
6735.12		25817.09	
6721.92		25842.83	
6711.73		25848.05	
6698.07		25840.81	
6691.27		25842.35	
6691.57		25846.40	
6688.67		25848.20	
6680.55		25842.85	
6679.13		25846.00	
6675.94		25844.66	
6672.85		25844.02	
6667.68		25851.83	
6665.01		25854.51	
6654.94		25858.90	
6648.80		25854.54	
6642.68		25856.11	
6639.81		25857.43	
6641.64		25860.51	
6638.27		25866.51	
6639.19		25869.97	
6651.30		25873.64	
6654.11		25875.59	
6654.32		25879.27	
6655.02		25886.60	
6650.02		25896.42	
6647.77		25899.12	
6637.75		25900.58	
6638.32		25909.74	
6640.36		25912.05	
6643.68		25916.49	
6646.43		25916.95	
6652.69		25915.41	
6662.20		25920.95	
6665.17		25926.74	
6668.87		25926.81	
6667.74		25933.24	
6672.96		25936.18	
6673.49		25939.43	
6681.26		25941.83	
6683.36		25944.09	
6686.28		25944.92	
6686.47		25947.94	
6692.56		25947.58	
6695.53		25948.34	
6707.36		25951.89	
6717.16		25951.43	
6717.63		25954.79	
6721.62		25965.62	
6720.38		25976.93	
6723.73		25983.71	
6724.32		26002.57	
6720.42		26012.77	
6720.62		26016.60	
6721.02		26016.80	
6722.44		26019.49	
6717.52		26026.47	
6723.93		26028.57	
6722.38		26033.18	
6717.58		26036.86	
6714.92		26038.40	
6705.23		26038.41	
6700.86		26047.67	
6701.55		26051.03	
6700.10		26059.74	
6698.93		26063.29	
6692.94		26072.72	
6705.70		26069.15	
6708.22		26071.46	
6709.08		26072.41	
6723.19		26077.43	
6727.89		26083.26	
6727.52		26090.74	
6726.08		26093.47	
6724.47		26096.10	
6720.90		26094.81	
6712.85		26102.84	
6706.80		26120.71	
6709.51		26130.28	
6727.74		26125.83	
6736.93		26113.99	
6740.01		26111.82	
6756.24		26120.49	
6760.00		26120.78	
6781.22		26132.61	
6783.96		26130.53	
6787.75		26129.81	
6791.52		26130.63	
6795.55		26145.69	
6808.87		26159.42	
6827.66		26156.00	
6837.97		26150.64	
6838.33		26139.37	
6826.34		26124.37	
6828.48		26109.53	
6832.04		26111.07	
6845.84		26118.13	
6868.82		26121.96	
6875.88		26123.97	
6883.38		26115.98	
6886.50		26113.99	
6903.91		26120.42	
6919.48		26103.80	
6927.48		26086.60	
6929.91		26083.65	
6937.25		26083.14	
6942.34		26077.63	
6942.15		26063.05	
6947.41		26057.84	
6948.33		26054.18	
6950.95		26027.97	
6952.11		26024.37	
6952.16		26001.42	
6946.88		25991.11	
6942.10		25983.58	
6941.71		25980.59	
6948.10		25971.39	
6947.23		25956.41	
6955.40		25944.57	
6953.70		25941.11	
6958.37		25934.84	
6961.86		25933.04	
6966.26		25922.66	
6976.95		25911.43	
6978.82		25908.03	
6980.53		25906.18	
6981.28		25903.33	
6983.43		25901.32	
6983.68		25901.32	
6990.11		25894.93	
6991.19		25891.84	
6991.83		25889.14	
6990.73		25882.78	
7006.70		25869.23	
7010.05		25867.79	
7011.20		25869.09	
7011.50		25869.34	
7028.51		25854.84	
7038.74		25857.53	
7042.50		25857.39	
7049.86		25856.85	
7058.72		25863.21	
7060.79		25866.29	
7063.00		25868.59	
7064.77		25867.07	
7066.50		25865.49	
7063.49		25858.48	
7067.33		25847.54	
7068.63		25843.90	
7054.48		25832.54	
7053.29		25821.67	
7049.51		25822.76	
7020.99		25810.06	
7023.22		25794.97	
7028.86		25789.54	
7031.23		25778.09	
7034.47		25775.86	
7034.43		25762.70	
7026.80		25755.91	
7030.14		25749.87	
7027.65		25747.68	
6999.52		25737.03	
6993.72		25727.22	
6992.96		25719.54	
7355.51		25664.92	
7357.99		25657.77	
7356.30		25650.47	
7337.10		25639.09	
7329.84		25630.59	
7319.44		25626.30	
7315.88		25627.56	
7310.82		25629.29	
7308.49		25627.97	
7291.19		25595.31	
7291.13		25591.53	
7299.87		25579.31	
7310.98		25571.23	
7306.83		25560.73	
7299.33		25552.80	
7295.99		25551.06	
7292.78		25549.60	
7270.35		25542.47	
7266.65		25543.23	
7255.65		25541.12	
7252.18		25551.40	
7248.59		25552.49	
7226.81		25557.41	
7217.08		25552.99	
7214.38		25553.95	
7210.12		25557.35	
7202.82		25557.12	
7198.54		25567.22	
7184.07		25566.43	
7180.68		25565.04	
7179.97		25576.15	
7190.22		25604.09	
7187.18		25614.88	
7185.84		25618.37	
7180.58		25621.53	
7157.68		25601.67	
7156.53		25604.62	
7152.72		25604.67	
7138.35		25600.58	
7136.19		25597.59	
7113.19		25581.62	
7113.19		25585.50	
7112.46		25597.01	
7106.35		25601.76	
7109.91		25603.09	
7109.12		25606.80	
7099.28		25612.45	
7084.42		25615.42	
7076.32		25623.37	
7072.88		25622.17	
7061.28		25613.32	
7057.79		25615.03	
7045.13		25623.33	
7033.95		25620.55	
7031.95		25623.96	
7028.85		25626.09	
7010.72		25628.58	
7008.44		25631.35	
6992.92		25640.03	
6988.49		25645.68	
6985.09		25642.52	
6970.83		25658.34	
6974.59		25667.97	
6971.85		25670.40	
6962.76		25681.11	
6959.12		25680.70	
6956.81		25683.47	
6953.52		25689.84	
6946.45		25691.24	
6936.25		25700.55	
6937.05		25707.47	
6950.01		25713.96	
6953.66		25720.31	
6952.40		25727.49	
6954.64		25730.24	
6961.01		25726.95	
6986.83		25727.09	
6990.36		25725.95	
6992.96		25719.54	
6993.72		25727.22	
6999.52		25737.03	
7027.65		25747.68	
7030.14		25749.87	
7026.80		25755.91	
7034.43		25762.70	
7034.47		25775.86	
7031.23		25778.09	
7028.86		25789.54	
7023.22		25794.97	
7020.99		25810.06	
7049.51		25822.76	
7053.29		25821.67	
7054.48		25832.54	
7068.63		25843.90	
7067.33		25847.54	
7063.49		25858.48	
7066.50		25865.49	
7064.77		25867.07	
7063.00		25868.59	
7060.79		25866.29	
7058.72		25863.21	
7049.86		25856.85	
7042.50		25857.39	
7038.74		25857.53	
7028.51		25854.84	
7011.50		25869.34	
7011.20		25869.09	
7010.05		25867.79	
7006.70		25869.23	
6990.73		25882.78	
6991.83		25889.14	
6991.19		25891.84	
6990.11		25894.93	
6983.68		25901.32	
6983.43		25901.32	
6981.28		25903.33	
6980.53		25906.18	
6984.96		25911.49	
6980.80		25923.02	
6991.89		25914.91	
6995.56		25916.18	
6993.89		25932.83	
6997.13		25938.97	
6999.81		25954.05	
7006.07		25958.59	
7013.73		25957.70	
7017.53		25956.89	
7018.84		25960.44	
7029.90		25962.91	
7041.01		25960.99	
7047.46		25964.74	
7051.19		25964.10	
7053.47		25957.40	
7051.89		25953.96	
7059.10		25955.28	
7064.79		25963.29	
7072.01		25964.35	
7082.30		25960.84	
7084.56		25957.94	
7094.12		25947.88	
7104.85		25948.97	
7107.20		25942.10	
7105.33		25935.13	
7126.10		25939.54	
7129.28		25941.32	
7158.87		25959.64	
7162.69		25959.02	
7163.00		25951.36	
7166.24		25958.03	
7173.41		25955.37	
7176.87		25953.75	
7181.27		25959.69	
7195.79		25964.05	
7203.85		25971.53	
7213.04		25955.02	
7223.53		25950.66	
7241.72		25930.95	
7243.11		25919.48	
7243.26		25918.17	
7257.52		25921.84	
7264.40		25912.94	
7271.39		25911.44	
7277.23		25893.57	
7275.28		25882.42	
7276.48		25878.82	
7283.59		25879.80	
7286.95		25865.96	
7284.58		25863.19	
7298.08		25860.90	
7305.12		25861.66	
7307.13		25872.60	
7296.32		25883.36	
7302.09		25893.44	
7309.41		25893.28	
7316.01		25883.62	
7337.87		25876.67	
7346.03		25859.29	
7334.77		25843.73	
7330.85		25843.50	
7319.86		25833.98	
7308.20		25814.70	
7297.11		25812.58	
7304.42		25792.05	
7301.49		25789.74	
7301.90		25782.20	
7297.48		25771.55	
7301.31		25761.09	
7300.16		25753.53	
7291.33		25745.90	
7283.73		25728.26	
7281.99		25724.75	
7295.91		25718.42	
7307.90		25725.50	
7330.91		25725.53	
7337.25		25704.19	
7333.30		25697.55	
7338.43		25692.20	
7339.13		25684.93	
7355.51		25664.92	
6956.28		25629.32	
6953.31		25628.84	
6948.01		25621.72	
6947.72		25612.39	
6951.01		25611.00	
6948.04		25604.22	
6937.50		25608.85	
6928.20		25603.16	
6924.61		25601.70	
6922.06		25599.49	
6916.84		25595.20	
6914.44		25597.68	
6912.89		25600.76	
6912.11		25604.50	
6902.23		25615.98	
6891.42		25619.35	
6888.77		25621.71	
6883.11		25625.77	
6874.95		25626.68	
6871.25		25626.48	
6864.45		25624.37	
6856.16		25609.66	
6840.63		25605.66	
6839.88		25603.26	
6838.61		25600.10	
6827.95		25587.04	
6824.21		25587.71	
6783.18		25589.88	
6783.63		25592.88	
6781.04		25595.63	
6774.20		25594.95	
6761.95		25603.51	
6757.70		25599.61	
6753.90		25599.48	
6744.52		25605.31	
6729.39		25604.34	
6727.35		25601.13	
6728.45		25597.66	
6722.72		25593.74	
6718.17		25583.80	
6711.42		25581.99	
6698.19		25585.72	
6695.04		25584.69	
6691.88		25583.67	
6681.23		25580.85	
6672.50		25586.43	
6675.65		25587.81	
6670.36		25596.65	
6667.80		25597.35	
6665.20		25597.90	
6661.78		25598.72	
6659.74		25592.04	
6653.17		25594.48	
6651.78		25597.71	
6651.23		25598.01	
6644.01		25595.14	
6640.66		25597.10	
6622.30		25583.19	
6600.24		25576.40	
6599.13		25579.87	
6596.03		25586.37	
6592.87		25584.48	
6581.97		25583.75	
6583.01		25591.01	
6564.84		25589.94	
6563.32		25592.71	
6558.08		25599.96	
6557.09		25606.29	
6544.65		25613.41	
6540.61		25622.30	
6537.45		25624.06	
6537.33		25633.95	
6542.94		25636.93	
6546.08		25638.72	
6543.75		25641.59	
6538.52		25646.59	
6539.30		25653.96	
6549.98		25652.72	
6557.26		25665.51	
6556.53		25669.04	
6553.94		25679.29	
6550.35		25679.09	
6551.02		25682.88	
6550.05		25686.60	
6549.63		25690.20	
6542.28		25697.97	
6543.95		25701.18	
6540.53		25702.61	
6526.98		25708.04	
6523.37		25705.69	
6519.91		25707.54	
6512.49		25709.68	
6501.68		25707.55	
6500.11		25704.26	
6492.94		25691.66	
6482.94		25687.58	
6480.91		25690.71	
6475.64		25695.65	
6476.87		25706.64	
6471.30		25715.72	
6477.65		25729.15	
6480.59		25727.53	
6485.65		25731.74	
6488.67		25733.20	
6490.96		25731.26	
6493.78		25730.24	
6500.67		25730.91	
6502.88		25736.67	
6503.80		25740.01	
6517.84		25749.22	
6519.63		25755.83	
6535.99		25752.87	
6539.21		25753.77	
6545.64		25770.65	
6545.58		25774.35	
6565.06		25783.37	
6568.33		25784.96	
6569.28		25788.41	
6576.40		25807.04	
6574.75		25809.98	
6570.80		25818.97	
6567.28		25820.69	
6556.02		25823.73	
6553.84		25826.54	
6545.48		25832.93	
6543.32		25839.57	
6536.35		25840.92	
6531.39		25842.97	
6537.03		25846.18	
6539.85		25847.88	
6541.67		25851.03	
6549.37		25844.09	
6555.04		25856.36	
6550.68		25861.75	
6565.07		25859.45	
6568.76		25859.34	
6572.57		25858.28	
6581.63		25854.91	
6584.04		25852.77	
6598.64		25850.33	
6602.27		25851.26	
6609.68		25852.23	
6613.24		25853.36	
6620.47		25851.31	
6624.21		25851.75	
6636.64		25856.28	
6639.81		25857.43	
6642.68		25856.11	
6648.80		25854.54	
6654.94		25858.90	
6665.01		25854.51	
6667.68		25851.83	
6672.85		25844.02	
6675.94		25844.66	
6679.13		25846.00	
6680.55		25842.85	
6688.67		25848.20	
6691.57		25846.40	
6691.27		25842.35	
6698.07		25840.81	
6711.73		25848.05	
6721.92		25842.83	
6735.12		25817.09	
6738.29		25814.97	
6753.67		25833.05	
6756.48		25835.85	
6762.61		25833.64	
6765.95		25833.24	
6782.31		25851.88	
6785.59		25853.41	
6804.06		25850.24	
6812.38		25842.90	
6814.13		25839.52	
6816.39		25840.52	
6826.10		25833.69	
6829.11		25835.00	
6840.54		25820.37	
6843.47		25817.87	
6851.54		25818.16	
6859.41		25806.81	
6865.66		25803.71	
6868.25		25801.37	
6870.66		25799.40	
6872.71		25797.06	
6874.76		25796.06	
6876.88		25790.98	
6878.56		25788.79	
6876.48		25786.16	
6870.19		25771.42	
6874.15		25760.96	
6874.23		25757.19	
6876.36		25754.86	
6878.39		25752.43	
6881.74		25752.76	
6885.98		25747.69	
6888.30		25745.26	
6897.91		25749.05	
6904.73		25747.75	
6909.45		25752.96	
6911.75		25755.61	
6917.81		25759.47	
6922.88		25755.89	
6923.87		25752.35	
6926.25		25754.82	
6928.63		25757.30	
6933.79		25760.40	
6936.84		25759.75	
6944.94		25764.50	
6947.87		25765.60	
6952.67		25755.94	
6951.70		25734.50	
6949.99		25731.71	
6950.99		25728.59	
6952.40		25727.49	
6953.66		25720.31	
6950.01		25713.96	
6937.05		25707.47	
6936.25		25700.55	
6946.45		25691.24	
6953.52		25689.84	
6956.81		25683.47	
6959.12		25680.70	
6962.76		25681.11	
6971.85		25670.40	
6974.59		25667.97	
6970.83		25658.34	
6985.09		25642.52	
6981.67		25641.51	
6956.28		25629.32];
%declaration des variables 
x3=SS11(:,1);
y4=SS11(:,2);

%dessin du graphe des secteurs sanitaires
hold on
plot(x3,y4,'r.','markersize',3)
axis equal
